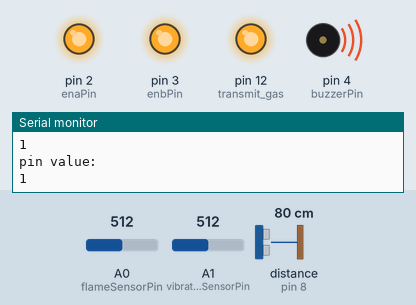
Bench run of a sketch on a simulated Arduino Uno, built with avr-gcc and run on an emulated ATmega328P. On the bench: output pins drawn as LEDs (lit = HIGH), buzzer (waves = sounding, pin HIGH), the last lines printed to the serial monitor. Wiring (inferred from the names in the program): ultrasonic range finder: trigger pin 7; echo pin 8. Inputs (shaded band) come from the test bench; at power-on: distance to the obstacle (sensor on pin 8) 80 cm, A1 (vibrationSensorPin) = 512, A0 (flameSensorPin) = 512. The echo pulse lasts 58.3 µs per cm; pins used as bus, display or sensor lines are not drawn.

Above: at 1.2 s.
1.3 s: distance to the obstacle (sensor on pin 8) set to 46 cm
4.3 s: distance to the obstacle (sensor on pin 8) set to 37 cm
At 5.5 s:
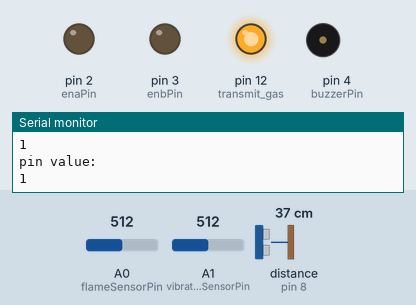
6.0 s: A1 (vibrationSensorPin) set to 892
At 8.3 s:
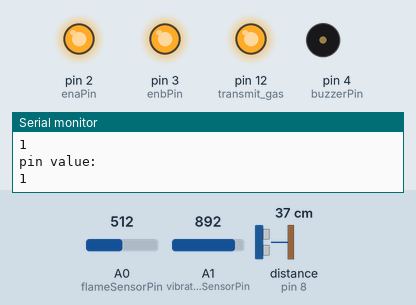
9.0 s: A1 (vibrationSensorPin) set to 916
12.0 s: A0 (flameSensorPin) set to 106
At 13.5 s:
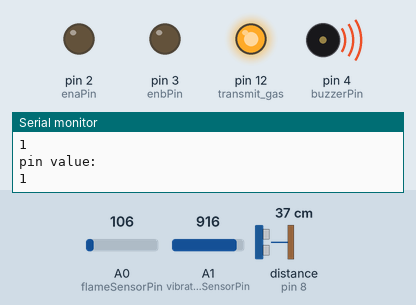
14.6 s: A0 (flameSensorPin) set to 94
At 18.3 s:
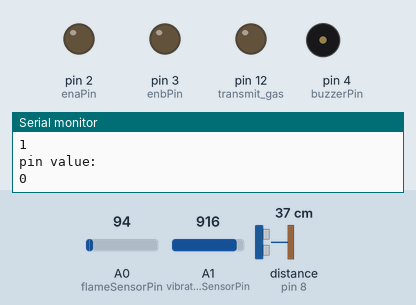
Timing chart, 0 to 18.6 s (numbered marks = the images above; inputs shaded):
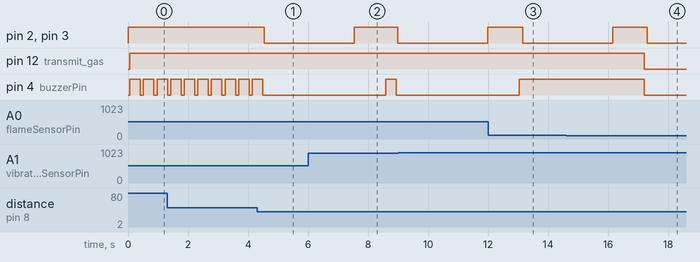

Measured:
- the behaviour switches between 41 and 40 cm on distance to the obstacle (sensor on pin 8) (found by bisection; images 0 and 1)
- the behaviour switches between 100 and 99 on A0 (flameSensorPin) (found by bisection; images 3 and 4)
- after the input at 4.3 s, pin 2 (enaPin), pin 3 (enbPin): HIGH → LOW after 0.25 s; pin 4 (buzzerPin): goes on until 4.5 s, then stays LOW
- after the input at 14.6 s, pin 12 (transmit_gas), pin 4 (buzzerPin): HIGH → LOW after 2.6 s
- by itself, pin 4 (buzzerPin): alternates HIGH for 0.35 s and LOW for 0.10 s

The sketch:

arduino_final.ino
```cpp
const int trigPin = 7;
const int echoPin = 8;
const int enaPin = 2;
const int enbPin = 3;
int flameSensorPin =0; //  a0
int transmit_gas = 12;
int vibrationSensorPin = 1; //  a1
int flameSensorReading;
int vibrationSensorReading;
int buzzerPin=4;
int timer=5000;
long duration;
int distance;

void obstacle_avoidance()
{
  // Clears the trigPin
digitalWrite(trigPin, LOW);
delayMicroseconds(2);
// Sets the trigPin on HIGH state for 10 micro seconds
digitalWrite(trigPin, HIGH);
delayMicroseconds(10);
digitalWrite(trigPin, LOW);
// Reads the echoPin, returns the sound wave travel time in microseconds
duration = pulseIn(echoPin, HIGH);
// Calculating the distance
distance= duration*0.034/2;
// Prints the distance on the Serial Monitor
//Serial.print("Distance: ");
//Serial.println(distance);
if(distance<40)
{
  digitalWrite(enaPin, LOW);
  digitalWrite(enbPin, LOW);
  delay(3000);
  digitalWrite(enaPin, HIGH);
  digitalWrite(enbPin, HIGH);
  delay(1000);
}

else
{

  digitalWrite(enaPin, HIGH);
  digitalWrite(enbPin, HIGH);
}
}
void read_gas_sensor()
{
   flameSensorReading = analogRead(flameSensorPin);
  if(flameSensorReading<100)
  {
    digitalWrite(buzzerPin,LOW);
    digitalWrite(transmit_gas,LOW);
  }
  else
  {
    digitalWrite(buzzerPin,HIGH);
    digitalWrite(transmit_gas,HIGH);
  }
}
void read_vibration_sensor()
{
  vibrationSensorReading = analogRead(vibrationSensorPin);
  if(vibrationSensorReading<900)
{
  digitalWrite(buzzerPin,HIGH);
  delay(300);
  digitalWrite(buzzerPin,LOW);
}
}
void setup() {
pinMode(trigPin, OUTPUT);
pinMode(echoPin, INPUT);
pinMode(transmit_gas, OUTPUT);

pinMode(enaPin, OUTPUT);
pinMode(enbPin, OUTPUT);

pinMode(buzzerPin,OUTPUT);

pinMode(flameSensorPin,INPUT);

pinMode(vibrationSensorPin,INPUT);

digitalWrite(enaPin, HIGH);
digitalWrite(enbPin, HIGH);
Serial.begin(9600); // Starts the serial communication
}
void loop() {
obstacle_avoidance();
delay(50);
read_gas_sensor();
delay(50);
read_vibration_sensor();
delay(50);
//Serial.println("flame value:");
//Serial.println(analogRead(flameSensorPin));
Serial.println("pin value:");
Serial.println(digitalRead(transmit_gas));
}
```
